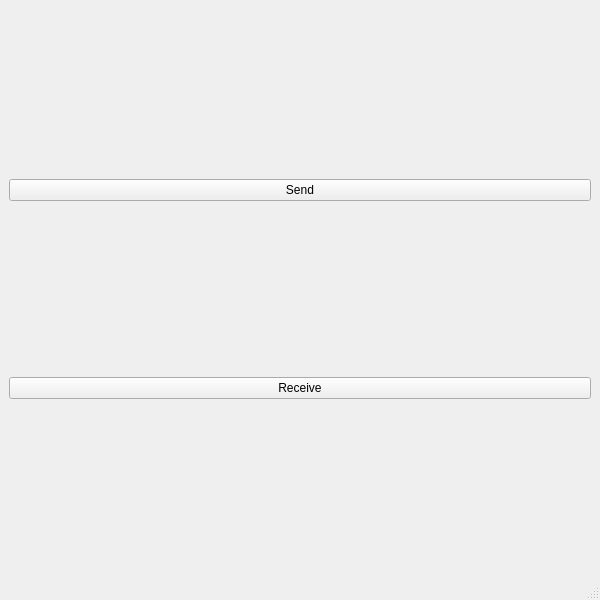
<?xml version="1.0" encoding="UTF-8"?>
<ui version="4.0">
 <class>MainWindow</class>
 <widget class="QMainWindow" name="MainWindow">
  <property name="geometry">
   <rect>
    <x>0</x>
    <y>0</y>
    <width>600</width>
    <height>600</height>
   </rect>
  </property>
  <property name="sizePolicy">
   <sizepolicy hsizetype="Preferred" vsizetype="MinimumExpanding">
    <horstretch>0</horstretch>
    <verstretch>0</verstretch>
   </sizepolicy>
  </property>
  <property name="windowTitle">
   <string>Qt File Share</string>
  </property>
  <widget class="QWidget" name="centralwidget">
   <property name="sizePolicy">
    <sizepolicy hsizetype="Preferred" vsizetype="Preferred">
     <horstretch>0</horstretch>
     <verstretch>0</verstretch>
    </sizepolicy>
   </property>
   <layout class="QVBoxLayout" name="verticalLayout">
    <item>
     <widget class="QPushButton" name="send">
      <property name="text">
       <string>Send</string>
      </property>
     </widget>
    </item>
    <item>
     <widget class="QPushButton" name="receive">
      <property name="text">
       <string>Receive</string>
      </property>
     </widget>
    </item>
   </layout>
  </widget>
  <widget class="QMenuBar" name="menubar">
   <property name="geometry">
    <rect>
     <x>0</x>
     <y>0</y>
     <width>600</width>
     <height>20</height>
    </rect>
   </property>
  </widget>
  <widget class="QStatusBar" name="statusbar"/>
 </widget>
 <resources/>
 <connections/>
</ui>
